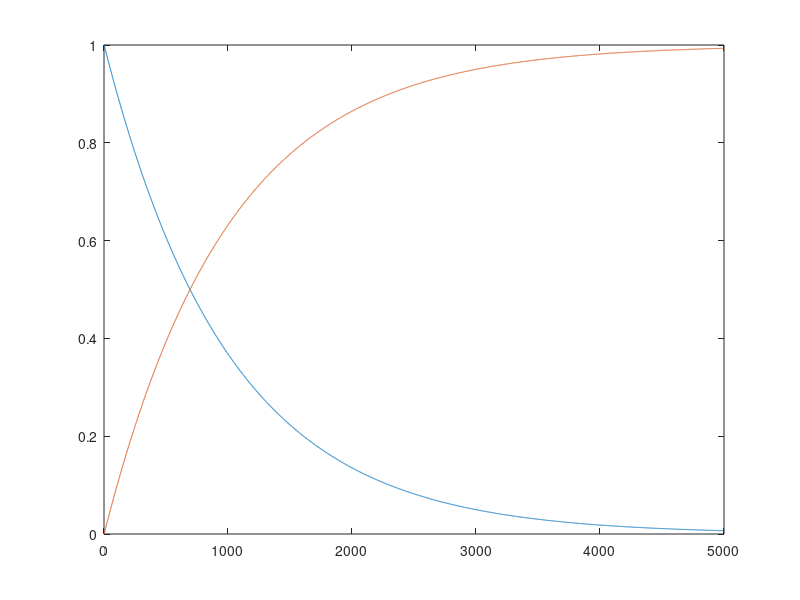

Write MATLAB code to recreate this figure.
matrix = [];
max_time = 5;
step = 0.001;
t = 0;
x = 0;
while t <= max_time
    x_dot = 1 - x;
    matrix = vertcat(matrix, [x_dot x]);
    x = x + step * x_dot;
    t = t + step;
end
figure
plot(matrix)

